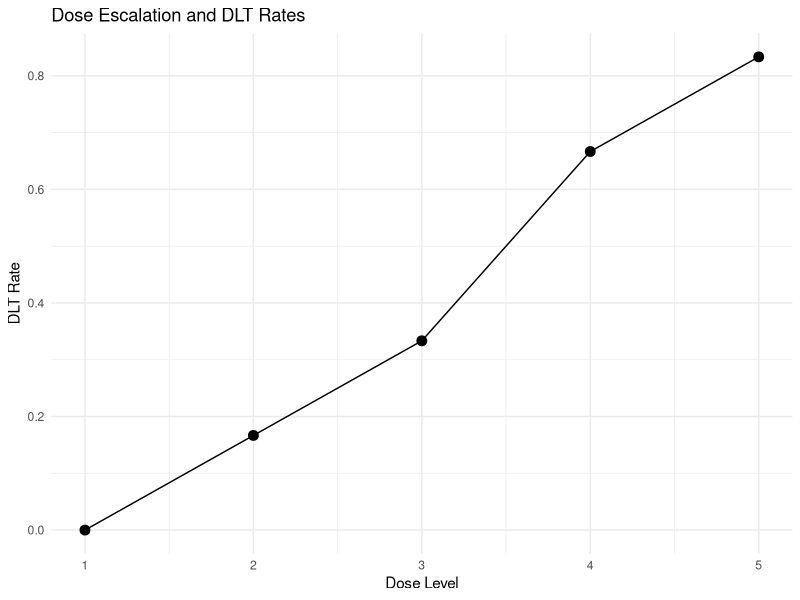

This figure's R source:
#3+3 study design

# Load necessary libraries
# dplyr: Provides tools for data manipulation
# ggplot2: Provides tools for data visualization
if (!require("dplyr")) install.packages("dplyr", dependencies = TRUE)
if (!require("ggplot2")) install.packages("ggplot2", dependencies = TRUE)
library(dplyr)
library(ggplot2)

# Sample data: dose levels and number of patients with dose-limiting toxicity (DLT)
# This data frame should be replaced with your actual trial data
data <- data.frame(
  dose_level = c(1, 2, 3, 4, 5),  # Dose levels administered in the trial
  patients = c(6, 6, 6, 6, 6),    # Number of patients treated at each dose level
  dlt_cases = c(0, 1, 2, 4, 5)    # Number of patients experiencing dose-limiting toxicity (DLT) at each dose level
)

# Function to determine Maximum Tolerated Dose (MTD) based on the 3+3 dose escalation design
determine_mtd <- function(dose_data) {
  # Calculate the dose-limiting toxicity (DLT) rate for each dose level
  dose_data <- dose_data %>%
    mutate(
      # Calculate the proportion of patients experiencing DLT at each dose level
      dlt_rate = dlt_cases / patients,
      # Determine if the dose level is a candidate for MTD
      # Here, we use a simple criterion: if DLT rate is below 33%, it's a candidate
      # You can adjust this threshold based on your specific criteria or guidelines
      mtd_candidate = ifelse(dlt_rate < 0.33, 1, 0)  
    )
  
  # Identify the highest dose level that is considered tolerable
  mtd_dose <- dose_data %>%
    filter(mtd_candidate == 1) %>%  # Filter for dose levels that are candidates
    arrange(desc(dose_level)) %>%   # Sort dose levels in descending order
    head(1)                         # Take the highest dose level that meets the criteria
  
  return(mtd_dose)  # Return the dose level that is identified as the MTD
}

# Call the function to determine the MTD using the provided data
mtd_result <- determine_mtd(data)

# Print the result to the console
print(paste("The Maximum Tolerated Dose (MTD) is Dose Level:", mtd_result$dose_level))

# Plotting: Dose levels vs. DLT rates
# This plot helps visualize the relationship between dose levels and the proportion of patients with DLT
ggplot(data, aes(x = dose_level, y = dlt_cases / patients)) +
  geom_point(size = 3) +                 # Add points for each dose level
  geom_line(aes(group = 1)) +            # Add a line connecting the points
  labs(
    title = "Dose Escalation and DLT Rates",  # Plot title
    x = "Dose Level",                        # X-axis label
    y = "DLT Rate"                           # Y-axis label
  ) +
  theme_minimal()                          # Use a minimal theme for a clean look
